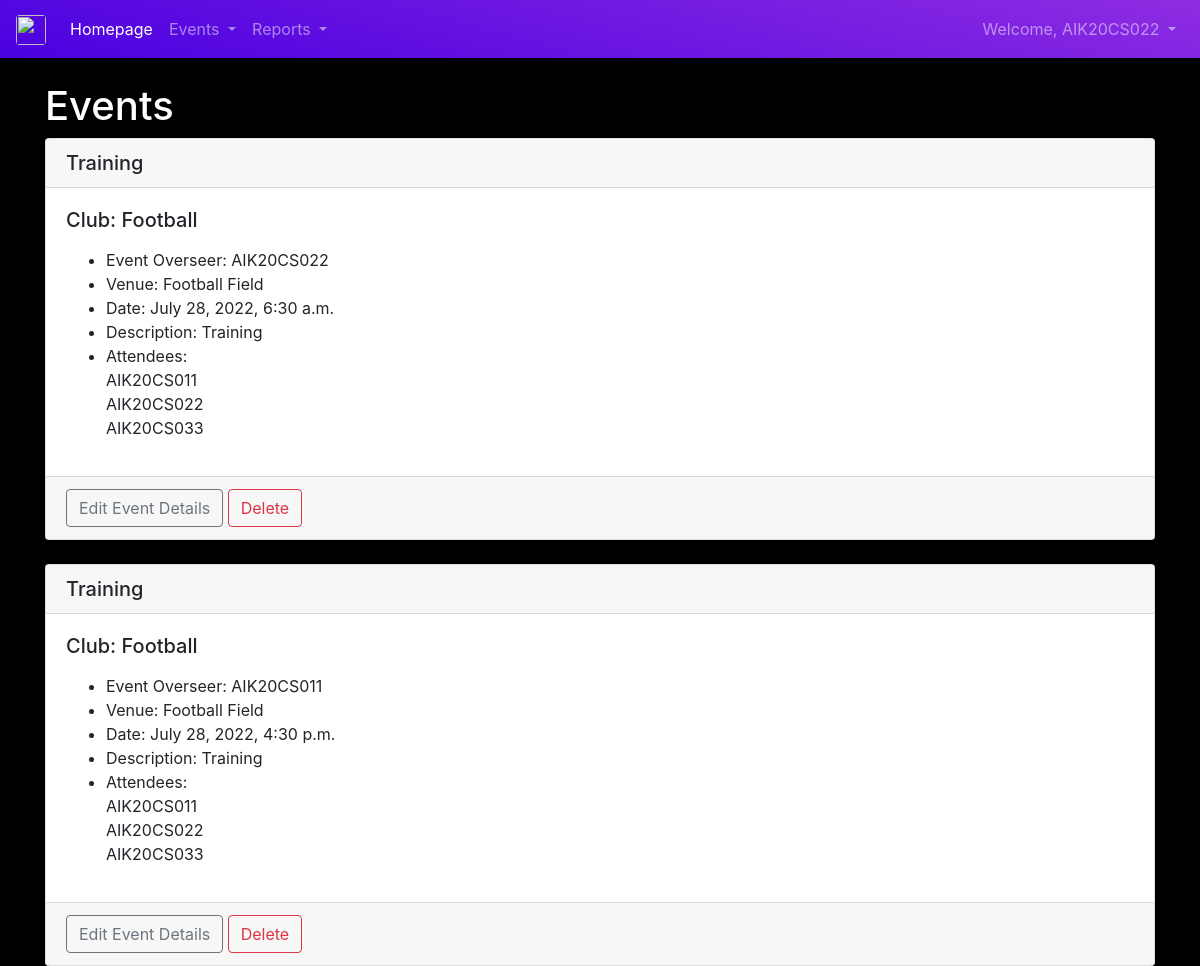
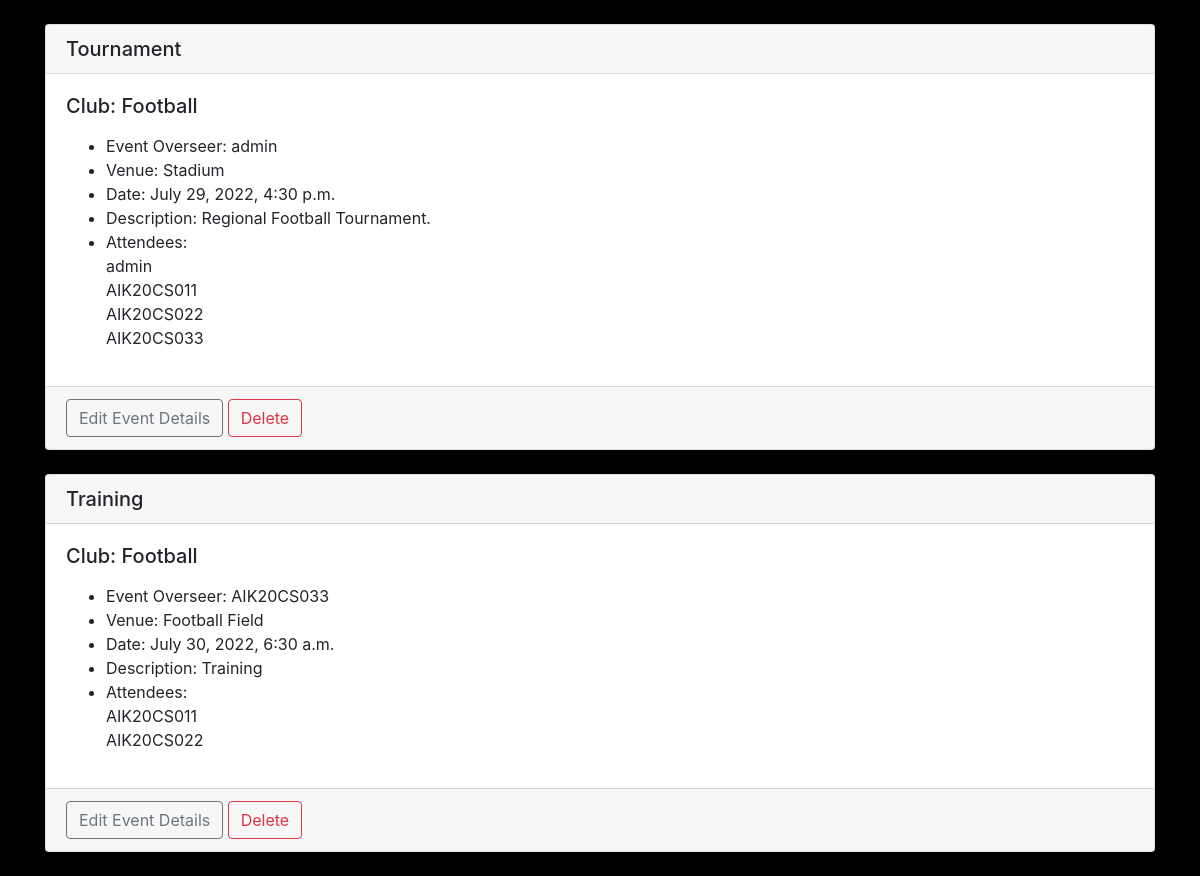
The app's page /events (signed in) with its own data (2 pictures, top to bottom).
### App2/models.py (models this page shows)
class BaseModel(models.Model):
    objects=models.Manager()
    class Meta:
        abstract = True

class Event(BaseModel):
    name = models.CharField('Event Name', max_length=120)
    overseer = models.ForeignKey(User, default='', blank=True, null=False, on_delete=models.CASCADE, related_name='Overseer')
    event_club = models.ForeignKey(Club, default='', blank=True, null=False, on_delete=models.CASCADE)
    event_date = models.DateTimeField('Event Date')
    venue = models.ForeignKey(Venue, blank=True, null=True, on_delete=models.CASCADE)
    description = models.TextField(blank=True)
    attendees = models.ManyToManyField(User, blank=True, related_name='Attendees')
    approved = models.BooleanField(default=False)
    def __str__(self):
        return self.name

class Club(models.Model):
    name = models.CharField('Club Name', max_length=50)
    def __str__(self):
        return self.name

class Venue(models.Model):
    name = models.CharField('Venue Name', max_length=120)
    address = models.CharField('Address', max_length=320)
    phone = models.CharField('Contact Number', max_length=120)
    def __str__(self):
        return self.name

### App2/views.py (the view)
# urls.py: path("events", views.events, name="events" ),
def events(request):
    if request.user.is_authenticated:
        event1 = Event.objects.all().order_by('event_date')
        return render(request, 'App2/events.html', {'event1': event1})
    else:
        messages.error(request, ("Please login to view events."))
        return HttpResponseRedirect('/homepage')

### App2/templates/App2/events.html (shortened to what this page needs)
<!DOCTYPE html>
<html lang="en">
<head>
</head>
<body>
{% extends "App2/header.html" %}
{% block content %}
    {% if user.is_authenticated %}
        {% if user.is_superuser %}
            <h1 id="header">Events</h1>
            <br/><br>
                {% for event in event1 %}
                    <div class="card">
                        <h5 class="card-header">
                            {{ event }}
                        </h5>
                        <div class="card-body">
                            <h5 class="card-title">Club: {{ event.event_club }}</h5>
                            <p class="card-text">
                                <ul>
                                    <li>Event Overseer: {{ event.overseer }}</li>
                                    <li>Venue: {{ event.venue }}</li>
                                    <li>Date: {{ event.event_date }}</li>
                                    <li>Description: {{ event.description }}</li>
                                    <li>Attendees:<br/>
                                        {% for user in event.attendees.all %}
                                        {{ user }}<br/>
                                    </li>
                                    {% endfor %}
                                </ul>
                            </p>
                        </div>
                        <div class="card-footer text-muted">
                            <a href="/updateevents/{{ event.id }}" class="btn btn-outline-secondary">Edit Event Details</a>
                            <a href="/deleteevent/{{ event.id }}" class="btn btn-outline-danger">Delete</a>
                        </div>
                    </div>
                    <br/>
                    {% endfor %}
        {% else %}
            <h1 id="head">Events</h1>
                {% for event in event1 %}
                    <div class="card">
                        <h5 class="card-header">
                            {{ event }}
                        </h5>
                        <div class="card-body">
                            <h5 class="card-title">Club: {{ event.event_club }}</h5>
                            <p class="card-text">
                                <ul>
                                    <li>Event Overseer: {{ event.overseer }}</li>
                                    <li>Venue: {{ event.venue }}</li>
                                    <li>Date: {{ event.event_date }}</li>
                                    <li>Description: {{ event.description }}</li>
                                    <li>Attendees:<br/>
                                        {% for user in event.attendees.all %}
                                        {{ user }}<br/>
                                    </li>
                                    {% endfor %}
                                </ul>
                            </p>
                        </div>
                        <div class="card-footer text-muted">
                            <a href="/updateevents/{{ event.id }}" class="btn btn-outline-secondary">Edit Event Details</a>
                            <a href="/deleteevent/{{ event.id }}" class="btn btn-outline-danger">Delete</a>
                        </div>
                    </div>
                <br/>
        {% endfor %}
    {% endif %}
    {% else %}
        <h1>Sorry! You must be logged in to view club events.</h1>
        <br/>
        <p>Please <a href="/login">login</a> to access this page.</p>
        </form>
    {% endif %}
{% endblock %}

### App2/templates/App2/includes/navbar.html (shortened to what this page needs)
<!DOCTYPE html>
<html lang="en">
<head>
</head>
<body>
{% if user.is_authenticated %}
    {% if user.is_superuser %}
        <nav class="navbar navbar-expand-lg navbar-light bg-custom-2">
          <a class="navbar-brand" href="/">
            <img src="https://aisat.ac.in/wp-content/uploads/2018/05/logo.png" class="rounded" width="30" height="30" alt="" loading="lazy">
          </a>
          <button class="navbar-toggler" type="button" data-toggle="collapse" data-target="#navbarSupportedContent1" aria-controls="navbarSupportedContent1" aria-expanded="false" aria-label="Toggle navigation">
            <span class="navbar-toggler-icon"></span>
          </button>
          <div class="collapse navbar-collapse" id="navbarSupportedContent1">
            <ul class="navbar-nav mr-auto">
              <li class="nav-item active">
                <a class="nav-link" href="clubhomepage">Homepage<span class="sr-only">(current)</span></a>
              </li>
              <li class="nav-item dropdown">
                <a class="nav-link dropdown-toggle" href="#" id="navbarDropdown1" role="button" data-toggle="dropdown" aria-haspopup="true" aria-expanded="false">
                  Venues
                </a>
                <div class="dropdown-menu" aria-labelledby="navbarDropdown1">
                  <a class="dropdown-item" href="/venues">Venues</a>
                  <a class="dropdown-item" href="/addvenue">Add Venue</a>
                </div>
              </li>
              <li class="nav-item dropdown">
                <a class="nav-link dropdown-toggle" href="#" id="navbarDropdown2" role="button" data-toggle="dropdown" aria-haspopup="true" aria-expanded="false">
                  Events
                </a>
                <div class="dropdown-menu" aria-labelledby="navbarDropdown2">
                  <a class="dropdown-item" href="/events">Events</a>
                  <a class="dropdown-item" href="/addevent">Add Events</a>
                  <a class="dropdown-item" href="/eventapproval">Event Approval</a>
                </div>
              </li>
              <li class="nav-item">
                <a class="nav-link" href="/reports">View Archive</a>
              </li>
              <li class="nav-item">
                <a class="nav-link" href="/users">View Users</a>
              </li>
            </ul>
            <ul class="navbar-nav">
                {% if user.is_authenticated %}
                <li class="nav-item dropdown">
                <a class="nav-link dropdown-toggle" href="#" id="navbarDropdown4" role="button" data-toggle="dropdown" aria-haspopup="true" aria-expanded="false">
                    Welcome, {{user.username}}
                </a>
                <div class="dropdown-menu" aria-labelledby="navbarDropdown4">
                  <a class="dropdown-item" href="/edituser">Edit Profile</a>
                  <a class="dropdown-item" href="/logout">Logout</a>
                </div>
              </li>
                {% else %}
                <li class="nav-item">
                    <a class="nav-link" href="/login">Login</a>
                </li>
                {% endif %}
            </ul>
          </div>
        </nav>
    {% else %}
        <nav class="navbar navbar-expand-lg navbar-dark bg-custom-1">
            <a class="navbar-brand" href="/">
                <img src="https://aisat.ac.in/wp-content/uploads/2018/05/logo.png" class="rounded" width="30" height="30" alt="" loading="lazy">
            </a>
        <div class="collapse navbar-collapse" id="navbarSupportedContent8">
            <ul class="navbar-nav mr-auto">
                <li class="nav-item active">
                  <a class="nav-link" href="/clubhomepage">Homepage<span class="sr-only">(current)</span></a>
                </li>
                <li class="nav-item dropdown">
                <a class="nav-link dropdown-toggle" href="#" id="navbarDropdown8" role="button" data-toggle="dropdown" aria-haspopup="true" aria-expanded="false">
                  Events
                </a>
              </li>
              <li class="nav-item dropdown">
                <a class="nav-link dropdown-toggle" href="#" id="navbarDropdown3" role="button" data-toggle="dropdown" aria-haspopup="true" aria-expanded="false">
                  Reports
                </a>
              </li>
            </ul>
            <ul class="navbar-nav">
                {% if user.is_authenticated %}
                    <li class="nav-item dropdown">
                        <a class="nav-link dropdown-toggle" href="#" id="navbarDropdown5" role="button" data-toggle="dropdown" aria-haspopup="true" aria-expanded="false">
                            Welcome, {{user.username}}
                        </a>
                    </li>
                {% else %}
                    <li class="nav-item">
                        <a class="nav-link" href="/login">Login</a>
                    </li>
                {% endif %}
            </ul>
        </div>
    </nav>
    {% endif %}
{% endif %}
</body>
</html>

### App2/static/css/home.css (style rules this page uses)
body { background-color: black !important; }
#head { color: white; !important }

### App2/templates/App2/includes/navbar.html (style rules this page uses)
.bg-custom-1 { background-image: linear-gradient(15deg, #4A00E0 0%, #8E2DE2 100%); }

### records on screen
Event: name "Training", event_club "Football", overseer "AIK20CS022", venue "Football Field", event_date "July 28, 2022, 6:30 a.m.", description "Training"
Event: name "Training", event_club "Football", overseer "AIK20CS011", venue "Football Field", event_date "July 28, 2022, 4:30 p.m.", description "Training"
Event: name "Tournament", event_club "Football", overseer "admin", venue "Stadium", event_date "July 29, 2022, 4:30 p.m.", description "Regional Football Tournament."
Event: name "Training", event_club "Football", overseer "AIK20CS033", venue "Football Field", event_date "July 30, 2022, 6:30 a.m.", description "Training"

### other values on screen
{{ user.username }} "AIK20CS022"
{{ user }} "AIK20CS011"
{{ user }} "AIK20CS022"
{{ user }} "AIK20CS033"
{{ user }} "admin"
